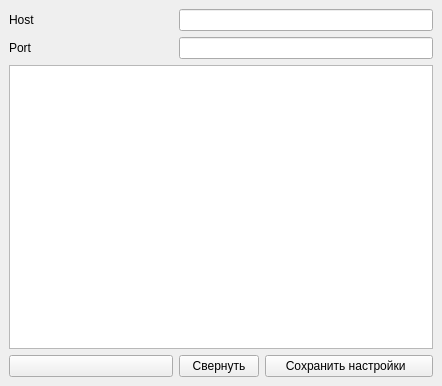
<?xml version="1.0" encoding="UTF-8"?>
<ui version="4.0">
 <class>MainWindow</class>
 <widget class="QMainWindow" name="MainWindow">
  <property name="geometry">
   <rect>
    <x>0</x>
    <y>0</y>
    <width>442</width>
    <height>386</height>
   </rect>
  </property>
  <property name="windowTitle">
   <string>MainWindow</string>
  </property>
  <property name="windowIcon">
   <iconset>
    <normaloff>:/images/icon.png</normaloff>:/images/icon.png</iconset>
  </property>
  <widget class="QWidget" name="centralwidget">
   <layout class="QGridLayout" name="gridLayout">
    <item row="5" column="3">
     <widget class="QPushButton" name="SaveSetting">
      <property name="text">
       <string>     Сохранить настройки       </string>
      </property>
     </widget>
    </item>
    <item row="2" column="0">
     <widget class="QLabel" name="host_label">
      <property name="text">
       <string>Host</string>
      </property>
     </widget>
    </item>
    <item row="3" column="0">
     <widget class="QLabel" name="port_label">
      <property name="text">
       <string>Port</string>
      </property>
     </widget>
    </item>
    <item row="2" column="2" colspan="2">
     <widget class="QLineEdit" name="host"/>
    </item>
    <item row="3" column="2" colspan="2">
     <widget class="QLineEdit" name="port"/>
    </item>
    <item row="4" column="0" colspan="4">
     <widget class="QTextEdit" name="textEdit">
      <property name="readOnly">
       <bool>true</bool>
      </property>
     </widget>
    </item>
    <item row="5" column="0" colspan="2">
     <widget class="QPushButton" name="onoff">
      <property name="text">
       <string/>
      </property>
     </widget>
    </item>
    <item row="5" column="2">
     <widget class="QPushButton" name="callapse">
      <property name="text">
       <string>Свернуть</string>
      </property>
     </widget>
    </item>
   </layout>
  </widget>
 </widget>
 <resources/>
 <connections/>
</ui>
